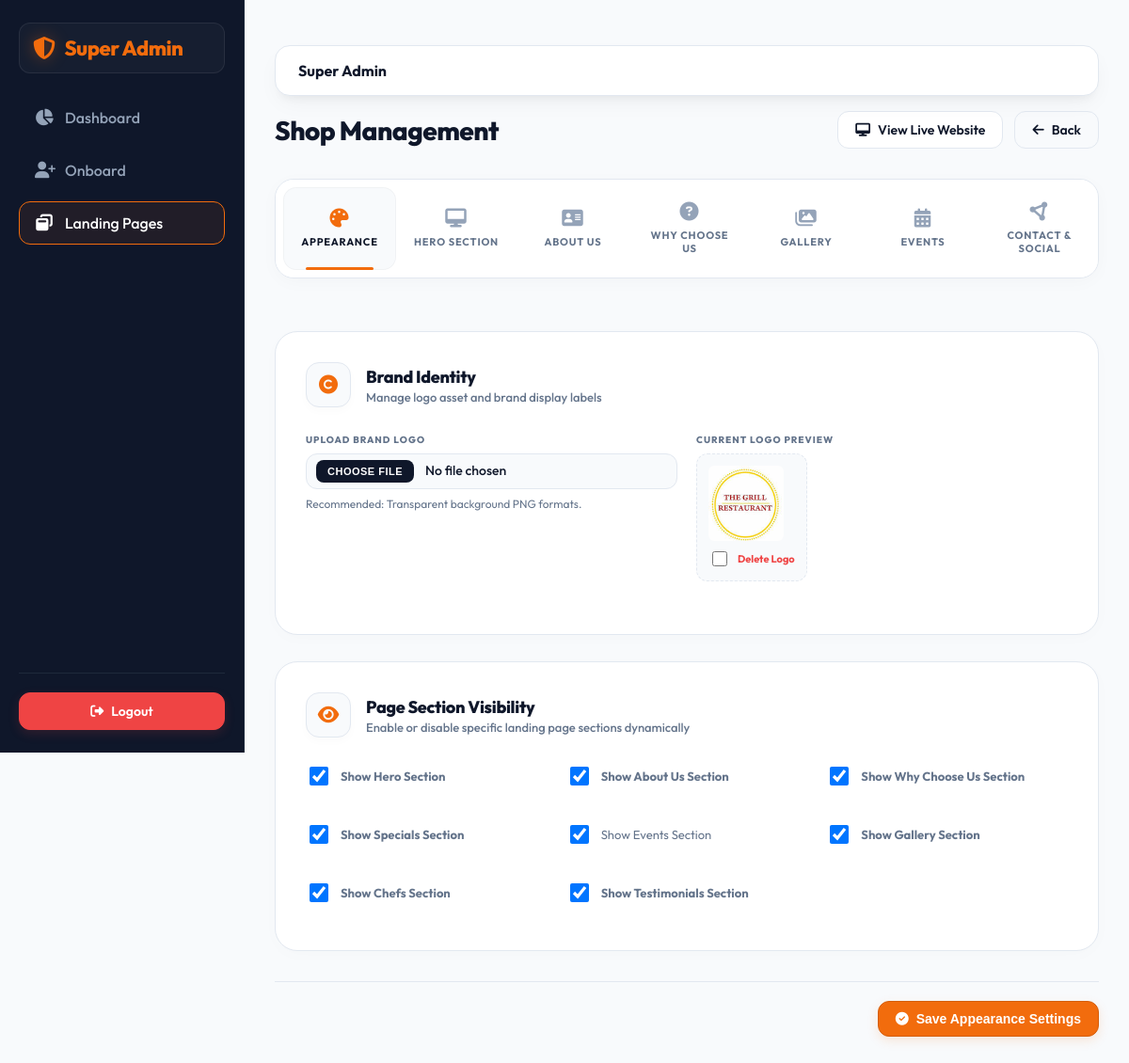
The page /super/restaurants/6/landing/ (signed in) on the database its author committed.
### core/models.py (models this page shows, shortened)
class RestaurantLanding(models.Model):
    restaurant = models.OneToOneField('super_admin.Restaurant', on_delete=models.CASCADE, related_name='landing')
    logo = models.ImageField(upload_to='landing/logo/', blank=True, null=True)
    hero_title = models.CharField(max_length=200, blank=True)
    hero_subtitle = models.CharField(max_length=300, blank=True)
    hero_image = models.ImageField(upload_to='landing/hero/', blank=True, null=True)
    hero_video = models.FileField(
        upload_to='landing/videos/',
        null=True,
        blank=True,
        help_text="Upload a video file (MP4 format recommended). This will be shown in the hero section."
    )
    cta_text = models.CharField(max_length=100, blank=True)
    cta_link = models.CharField(max_length=300, blank=True)
    about_heading = models.CharField(max_length=200, blank=True)
    about_italic = models.TextField(blank=True, default="")
    about_bullet_1 = models.CharField(max_length=255, blank=True, default="")
    about_bullet_2 = models.CharField(max_length=255, blank=True, default="")
    about_bullet_3 = models.CharField(max_length=255, blank=True, default="")
    about_body = models.TextField(blank=True)
    about_image = models.ImageField(upload_to='landing/about/', blank=True, null=True)
    address = models.TextField(blank=True)
    phone = models.CharField(max_length=50, blank=True)
    email = models.EmailField(blank=True, default="")
    opening_hours = models.CharField(max_length=200, blank=True)
    seo_title = models.CharField(max_length=255, blank=True)
    seo_description = models.CharField(max_length=500, blank=True)
    show_hero = models.BooleanField(default=True, verbose_name="Show Hero Section")
    show_about = models.BooleanField(default=True, verbose_name="Show About Us Section")
    show_why_us = models.BooleanField(default=True, verbose_name="Show Why Choose Us Section")
    show_specials = models.BooleanField(default=True, verbose_name="Show Specials Section")
    show_events = models.BooleanField(default=True, verbose_name="Show Events Section")
    show_gallery = models.BooleanField(default=True, verbose_name="Show Gallery Section")
    show_team = models.BooleanField(default=True, verbose_name="Show Team Section")
    show_reviews = models.BooleanField(default=True, verbose_name="Show Reviews Section")
    why_us_title_1 = models.CharField(max_length=100, blank=True, default="")
    why_us_description_1 = models.TextField(blank=True, default="")
    why_us_title_2 = models.CharField(max_length=100, blank=True, default="")
    why_us_description_2 = models.TextField(blank=True, default="")
    why_us_title_3 = models.CharField(max_length=100, blank=True, default="")
    why_us_description_3 = models.TextField(blank=True, default="")
    map_iframe_url = models.TextField(blank=True, default="https://www.google.com/maps/embed?pb=!1m18!1m12!1m3!1d3022.617540232549!2d-73.98785312347953!3d40.74844047138902!2m3!1f0!2f0!3f0!3m2!1i1024!2i768!4f13.1!3m3!1m2!1s0x89c259a9b3117469%3A0xd134e199a405a163!2sEmpire%20State%20Building!5e0!3m2!1sen!2sus!4v1700000000000!5m2!1sen!2sus")
    created_at = models.DateTimeField(auto_now_add=True)
    updated_at = models.DateTimeField(auto_now=True)
    class Meta:
        verbose_name = 'Landing Page'
        verbose_name_plural = 'Landing Pages'

### super_admin/views.py (the view)
# urls.py: path('restaurants/<int:pk>/landing/', views.landing_edit, name='landing_edit'),
@superuser_required
def landing_edit(request, pk):
    restaurant = Restaurant.objects.get(pk=pk)
    landing, _ = RestaurantLanding.objects.get_or_create(restaurant=restaurant)
    if request.method == 'POST' and 'save_landing' in request.POST:
        with open('debug_post.log', 'w') as debug_file:
            debug_file.write(f"POST keys: {list(request.POST.keys())}\n")
            debug_file.write(f"FILES keys: {list(request.FILES.keys())}\n")
        form = RestaurantLandingForm(request.POST, request.FILES, instance=landing)
        if form.is_valid():
            landing_obj = form.save(commit=False)
            if 'clear_logo' in request.POST:
                if landing_obj.logo:
                    landing_obj.logo.delete(save=False)
                landing_obj.logo = None
            if 'clear_hero_image' in request.POST:
                if landing_obj.hero_image:
                    landing_obj.hero_image.delete(save=False)
                landing_obj.hero_image = None
            if 'clear_hero_video' in request.POST:
                if landing_obj.hero_video:
                    landing_obj.hero_video.delete(save=False)
                landing_obj.hero_video = None
            if 'clear_about_image' in request.POST:
                if landing_obj.about_image:
                    landing_obj.about_image.delete(save=False)
                landing_obj.about_image = None
            landing_obj.save()
            messages.success(request, 'Landing page saved.')
            return redirect('super_admin:landing_edit', pk=restaurant.pk)
    else:
        form = RestaurantLandingForm(instance=landing)
    gallery_form = GalleryImageForm()
    images = landing.gallery_images.all()
    team_form = TeamMemberForm()
    members = landing.team_members.all().order_by('display_order', 'id')
    review_form = ReviewForm()
    reviews = landing.reviews.all().order_by('display_order', 'id')
    event_form = EventForm()
    events = landing.events.all().order_by('display_order', 'id')
    return render(request, 'super_admin/landing_edit.html', {
        'restaurant': restaurant,
        'form': form,
        'gallery_form': gallery_form,
        'images': images,
        'team_form': team_form,
        'members': members,
        'review_form': review_form,
        'reviews': reviews,
        'event_form': event_form,
        'events': events,
    })

### super_admin/templates/super_admin/landing_edit.html (shortened to what this page needs)
{% extends 'super_admin/base.html' %}
{% block content %}
<div class="grid">
  <div class="col-12" style="display: flex; justify-content: space-between; align-items: center; margin-bottom: 8px;">
    <h1 style="font-weight: 800; font-size: 28px; color: #0f172a; letter-spacing: -0.5px; margin: 0;">
      Shop Management
    </h1>
    <div style="display: flex; gap: 12px;">
      <a class="btn ghost" href="{% url 'restaurant_menu' restaurant_slug=restaurant.slug %}" target="_blank">
        <i class="fa-solid fa-desktop"></i>
        <span>View Live Website</span>
      </a>
      <a class="btn secondary" href="{% url 'super_admin:landing_index' %}">
        <i class="fa-solid fa-arrow-left"></i>
        <span>Back</span>
      </a>
    </div>
  </div>
  <div class="col-12">
    <div class="shop-tabs-nav">
      <button class="shop-tab-btn active" onclick="switchTab(event, 'appearance')">
        <i class="fa-solid fa-palette"></i>
        <span>Appearance</span>
      </button>
      <button class="shop-tab-btn" onclick="switchTab(event, 'hero')">
        <i class="fa-solid fa-desktop"></i>
        <span>Hero Section</span>
      </button>
      <button class="shop-tab-btn" onclick="switchTab(event, 'about')">
        <i class="fa-solid fa-address-card"></i>
        <span>About Us</span>
      </button>
      <button class="shop-tab-btn" onclick="switchTab(event, 'whyus')">
        <i class="fa-solid fa-circle-question"></i>
        <span>Why Choose Us</span>
      </button>
      <button class="shop-tab-btn" onclick="switchTab(event, 'gallery')">
        <i class="fa-solid fa-images"></i>
        <span>Gallery</span>
      </button>
      <button class="shop-tab-btn" onclick="switchTab(event, 'events')">
        <i class="fa-solid fa-calendar-days"></i>
        <span>Events</span>
      </button>
      <button class="shop-tab-btn" onclick="switchTab(event, 'contact')">
        <i class="fa-solid fa-circle-nodes"></i>
        <span>Contact & Social</span>
      </button>
    </div>
  </div>
  <div class="col-12">
    <form method="post" enctype="multipart/form-data" class="form">
      <div id="pane-appearance" class="tab-pane active">
        <div class="shop-panel">
          <div class="shop-panel-header">
            <div class="shop-panel-icon">
              <i class="fa-solid fa-copyright"></i>
            </div>
            <div>
              <div class="shop-panel-title">Brand Identity</div>
              <div class="shop-panel-subtitle">Manage logo asset and brand display labels</div>
            </div>
          </div>
          <div class="row">
            <div class="col-6">
              <div class="shop-form-group">
                <label for="id_logo">Upload Brand Logo</label>
                <input type="file" name="logo" id="id_logo" class="shop-input" accept="image/*" />
                <div class="hint" style="margin-top: 8px;">Recommended: Transparent background PNG formats.</div>
              </div>
            </div>
            <div class="col-6">
              {% if form.instance.logo %}
              <div class="shop-form-group">
                <label>Current Logo Preview</label>
                <div
                  style="background: #f8fafc; border: 1.5px dashed var(--border); border-radius: 12px; padding: 12px; display: inline-block;">
                  <img src="{{ form.instance.logo.url }}" alt="Logo preview"
                    style="max-height: 80px; max-width: 100%; display: block; border-radius: 6px; margin-bottom: 8px;" />
                  <div style="display: flex; align-items: center; gap: 8px;">
                    <input type="checkbox" name="clear_logo" id="clear_logo"
                      style="width: 16px; height: 16px; cursor: pointer;" />
                    <label for="clear_logo"
                      style="margin-bottom: 0; font-size: 11px; font-weight: 700; text-transform: none; color: #ef4444; letter-spacing: normal;">Delete
                      Logo</label>
                  </div>
                </div>
              </div>
              {% endif %}
            </div>
          </div>
        </div>
        <div class="shop-panel">
          <div class="shop-panel-header">
            <div class="shop-panel-icon">
              <i class="fa-solid fa-eye"></i>
            </div>
            <div>
              <div class="shop-panel-title">Page Section Visibility</div>
              <div class="shop-panel-subtitle">Enable or disable specific landing page sections dynamically</div>
            </div>
          </div>
          <div class="row">
            <div class="col-4" style="margin-bottom: 16px;">
              <div class="shop-form-group" style="display: flex; align-items: center; gap: 10px; margin-bottom: 0;">
                <input type="checkbox" name="show_hero" id="id_show_hero" {% if form.instance.show_hero %}checked{% endif %} style="width: 20px; height: 20px; cursor: pointer;" />
                <label for="id_show_hero"
                  style="margin-bottom: 0; font-size: 13px; font-weight: 700; text-transform: none; letter-spacing: normal;">Show
                  Hero Section</label>
              </div>
            </div>
            <div class="col-4" style="margin-bottom: 16px;">
              <div class="shop-form-group" style="display: flex; align-items: center; gap: 10px; margin-bottom: 0;">
                <input type="checkbox" name="show_about" id="id_show_about" {% if form.instance.show_about %}checked{% endif %} style="width: 20px; height: 20px; cursor: pointer;" />
                <label for="id_show_about"
                  style="margin-bottom: 0; font-size: 13px; font-weight: 700; text-transform: none; letter-spacing: normal;">Show
                  About Us Section</label>
              </div>
            </div>
            <div class="col-4" style="margin-bottom: 16px;">
              <div class="shop-form-group" style="display: flex; align-items: center; gap: 10px; margin-bottom: 0;">
                <input type="checkbox" name="show_why_us" id="id_show_why_us" {% if form.instance.show_why_us %}checked{% endif %} style="width: 20px; height: 20px; cursor: pointer;" />
                <label for="id_show_why_us"
                  style="margin-bottom: 0; font-size: 13px; font-weight: 700; text-transform: none; letter-spacing: normal;">Show
                  Why Choose Us Section</label>
              </div>
            </div>
            <div class="col-4" style="margin-bottom: 16px;">
              <div class="shop-form-group" style="display: flex; align-items: center; gap: 10px; margin-bottom: 0;">
                <input type="checkbox" name="show_specials" id="id_show_specials" {% if form.instance.show_specials %}checked{% endif %} style="width: 20px; height: 20px; cursor: pointer;" />
                <label for="id_show_specials"
                  style="margin-bottom: 0; font-size: 13px; font-weight: 700; text-transform: none; letter-spacing: normal;">Show
                  Specials Section</label>
              </div>
            </div>
            <div class="col-4" style="margin-bottom: 16px;">
              <div class="shop-form-group" style="display: flex; align-items: center; gap: 10px; margin-bottom: 0;">
                <input type="checkbox" name="show_events" id="id_show_events" {% if form.instance.show_events %}checked{% endif %} style="width: 20px; height: 20px; cursor: pointer;" />
                <label for="id_show_events"
                  style="margin-bottom: 0; font-size: 13px; font-weight: 400; text-transform: none; letter-spacing: normal;">Show
                  Events Section</label>
              </div>
            </div>
            <div class="col-4" style="margin-bottom: 16px;">
              <div class="shop-form-group" style="display: flex; align-items: center; gap: 10px; margin-bottom: 0;">
                <input type="checkbox" name="show_gallery" id="id_show_gallery" {% if form.instance.show_gallery %}checked{% endif %} style="width: 20px; height: 20px; cursor: pointer;" />
                <label for="id_show_gallery"
                  style="margin-bottom: 0; font-size: 13px; font-weight: 700; text-transform: none; letter-spacing: normal;">Show
                  Gallery Section</label>
              </div>
            </div>
            <div class="col-4" style="margin-bottom: 16px;">
              <div class="shop-form-group" style="display: flex; align-items: center; gap: 10px; margin-bottom: 0;">
                <input type="checkbox" name="show_team" id="id_show_team" {% if form.instance.show_team %}checked{% endif %} style="width: 20px; height: 20px; cursor: pointer;" />
                <label for="id_show_team"
                  style="margin-bottom: 0; font-size: 13px; font-weight: 700; text-transform: none; letter-spacing: normal;">Show
                  Chefs Section</label>
              </div>
            </div>
            <div class="col-4" style="margin-bottom: 16px;">
              <div class="shop-form-group" style="display: flex; align-items: center; gap: 10px; margin-bottom: 0;">
                <input type="checkbox" name="show_reviews" id="id_show_reviews" {% if form.instance.show_reviews %}checked{% endif %} style="width: 20px; height: 20px; cursor: pointer;" />
                <label for="id_show_reviews"
                  style="margin-bottom: 0; font-size: 13px; font-weight: 700; text-transform: none; letter-spacing: normal;">Show
                  Testimonials Section</label>
              </div>
            </div>
          </div>
        </div>
        <div class="actions" style="margin-top: 32px; padding-top: 20px; border-top: 1px solid var(--border);">
          <button type="submit" class="btn">
            <i class="fa-solid fa-circle-check"></i>
            <span>Save Appearance Settings</span>
          </button>
        </div>
      </div>
    </form>
  </div>
</div>
{% endblock %}

### rows shown on the page
RestaurantLanding: instance.logo (picture), show_hero "☑", show_about "☑", show_why_us "☑", show_specials "☑", show_events "☑", show_gallery "☑", show_team "☑", show_reviews "☑"
